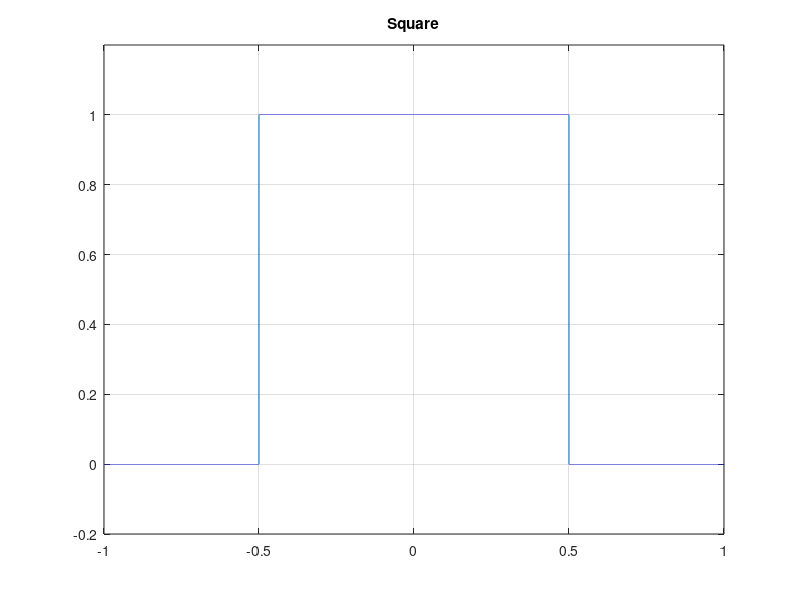
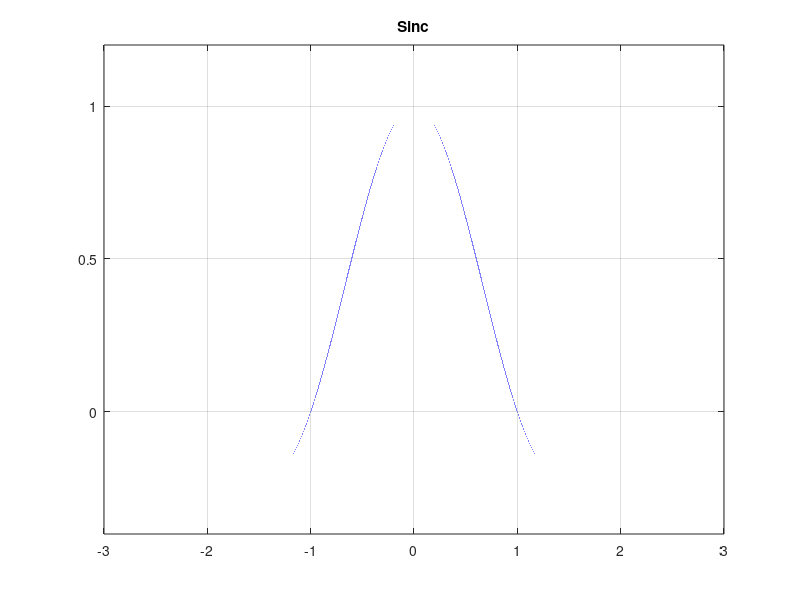

Recreate these plots in MATLAB, in order.

% Square Pulse

fs = 100e3;     % Sampling
t = -2:1/fs:2;  % Freq
w = 1;          % Bandwidth

x1 = rectpuls(t,w);

f1 = figure();
figure(f1);
plot(t,x1);
ylim([-0.2 1.2]);
xlim([-1 1]);
title('Square');
grid on;

% Sinc Pulse

x2 = -5:1/fs:5; % Time

f2 = figure();
figure(f2);
plot(x2,sinc(x2));
ylim([-0.4 1.2]);
xlim([-3 3]);
title('Sinc');
grid on;